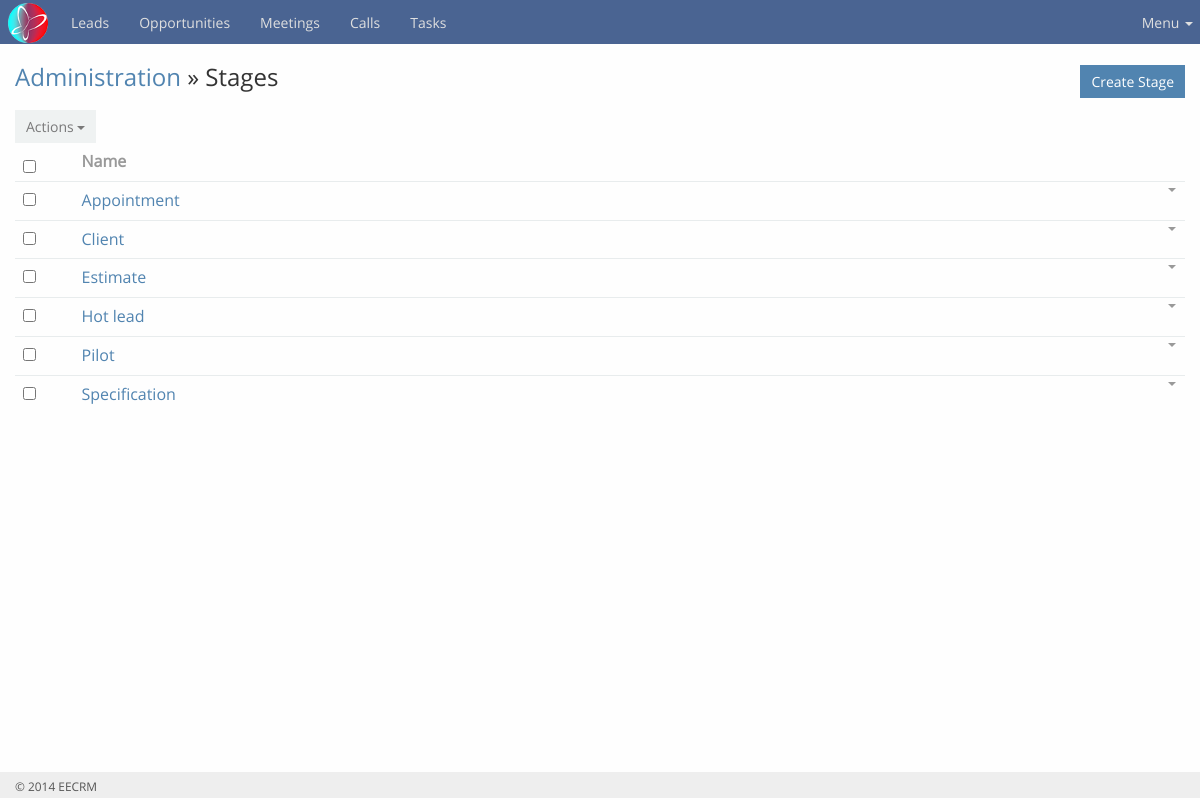
Page /administration/modules/stages/index.php (signed in) on the committed database.
### tables this page shows
CREATE TABLE IF NOT EXISTS `stages` (
  `stage_id` int(11) NOT NULL AUTO_INCREMENT,
  `stage_name` varchar(255) NOT NULL,
  `created_by_id` int(11) NOT NULL,
  `deleted` tinyint(4) NOT NULL DEFAULT '0',
  `created_at` datetime NOT NULL,
  PRIMARY KEY (`stage_id`)
);

### include/utils-stages.php (called while the page is built, shortened)
<?php
require_once 'database.php';
function getOpportunitiesStages($offset = 0, $limit = 10, $searchString = '')
{
    global $db;
    $sqlQuery = "SELECT * FROM
                 stages
                 WHERE deleted = '0'
                 ORDER BY stage_name";
    $stmt = $db->prepare($sqlQuery);
    $stmt->execute();
    $columns = $stmt->columnCount();
    if ($columns > 0) {
        $stages = $stmt->fetchAll(PDO::FETCH_ASSOC);
    }
    return ($stages)? $stages: NULL;
}

### administration/modules/stages/index.php (the view, shortened to what this page needs)
<?php
require_once dirname(__DIR__) . '/../../common/header.php';
require_once $include_directory . 'utils-stages.php';
$stagesList = getOpportunitiesStages(0, MAX_ROWS);
?>
<div class="container content">
    <div id="main"><div class="page-header"><div class="row">
                <div class="col-lg-7 col-sm-7">
                    <h3><a href="<?php echo ADMINPATH; ?>">Administration</a> &raquo; Stages</h3>
                </div>
                <div class="col-lg-5 col-sm-5">
                    <div class="header-buttons btn-group pull-right">
                        <a class="btn btn-primary" href="<?php echo BASEPATH;?>administration/modules/stages/create.php">Create Stage</a>
                    </div>
                </div>
            </div>
        </div>
        <div class="list-container">
            <?php if ($stagesList !== NULL) : ?>
            <div class="list-buttons-container clearfix">
                <div class="btn-group actions">
                    <button disabled="" data-toggle="dropdown" class="btn btn-default dropdown-toggle actions-button" type="button">
                        Actions
                        <span class="caret"></span>
                    </button>
                </div>
            </div>
            <?php endif;?>
            <div class="list">
                <table class="table">
                    <?php if ($stagesList !== NULL) : ?>
                    <thead>
                        <tr>
                            <th width="5%"><input type="checkbox" class="selectAll"></th>
                            <th>
                                <a data-name="name" class="sort" href="javascript:">Name</a>
                            </th>
                            <th width="7%"></th>
                        </tr>
                    </thead>
                    <?php endif; ?>
                    <tbody>
                        <?php if ($stagesList !== NULL) :
                                foreach ($stagesList as $stage) : ?>
                                    <tr data-id="<?php echo $stage['stage_id'];?>" class="initial">
                                        <td class="cell cell-checkbox">
                                            <input type="checkbox" data-id="<?php echo $stage['stage_id']; ?>" class="record-checkbox records-multiaction">
                                        </td>
                                        <td class="cell cell-name">
                                            <a title="<?php echo ucfirst($stage['stage_name']);?>" data-id="<?php echo $stage['stage_id']; ?>" class="link" href="<?php echo ADMINPATH;?>modules/stages/view.php?id=<?php echo $stage['stage_id'];?>">
                                                <?php echo ucfirst($stage['stage_name']);?>
                                            </a>
                                        </td>
                                        <td width="7%" class="cell cell-buttons">
                                            <div class="list-row-buttons btn-group pull-right">
                                                <button data-toggle="dropdown" class="btn btn-link btn-sm dropdown-toggle" type="button">
                                                    <span class="caret"></span>
                                                </button>
                                             </div>
                                        </td>
                                    </tr>
                           <?php endforeach; ?>
                    </tbody>
                </table>
                        <?php else:  ?>
                            No Data
                        <?php endif; ?>
            </div>
        </div>
    </div>
</div>
<?php
require_once dirname(__DIR__) . '/../../common/footer.php';
?>

### rows in the picture
stages: stage_name "Appointment"
stages: stage_name "Client"
stages: stage_name "Estimate"
stages: stage_name "Hot lead"
stages: stage_name "Pilot"
stages: stage_name "Specification"
